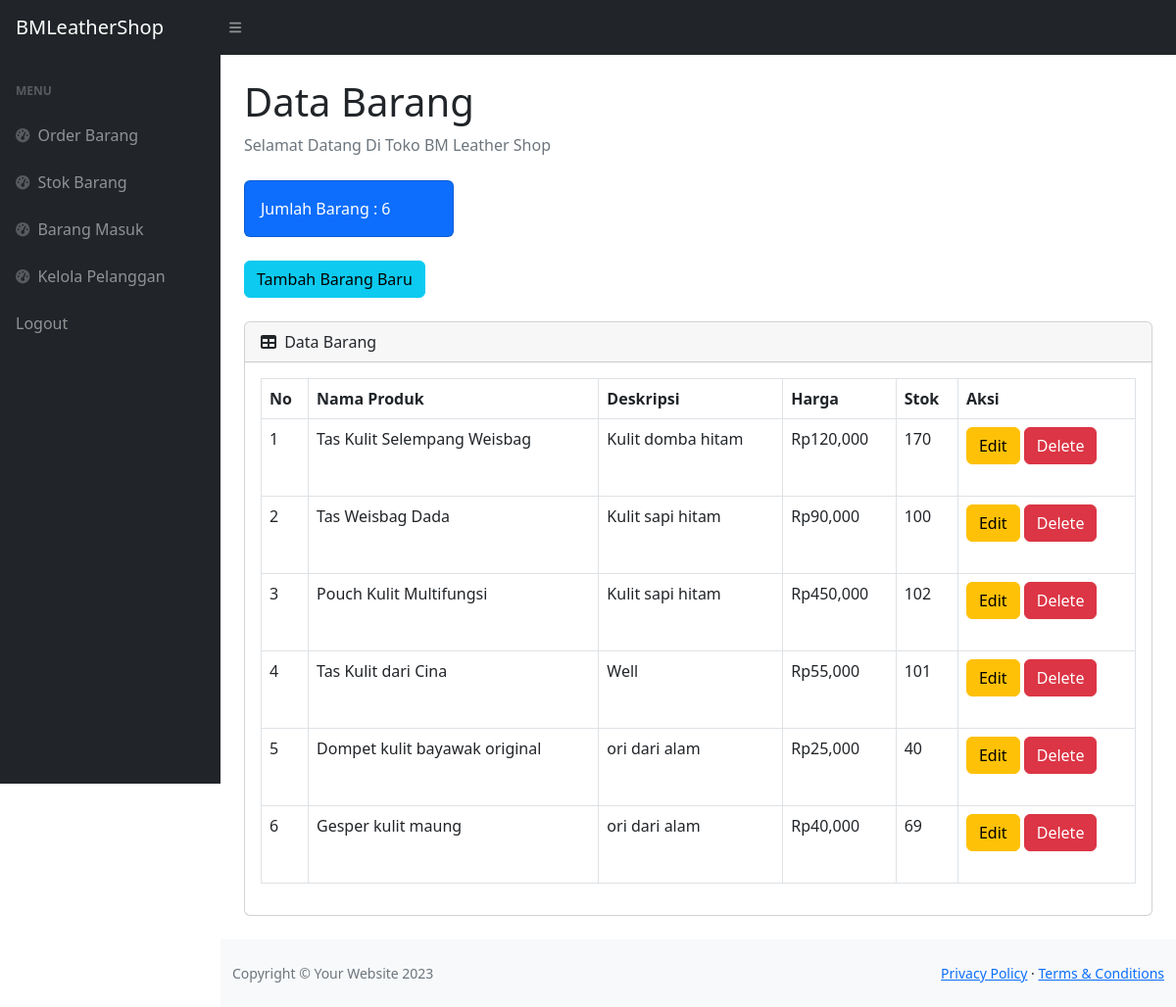
The app's page /stock.php (signed in) with its own data.
### tables this page shows
CREATE TABLE `produk` (
  `IDProduk` int(11) NOT NULL,
  `NamaProduk` varchar(100) DEFAULT NULL,
  `Deskripsi` text DEFAULT NULL,
  `Harga` decimal(10,2) DEFAULT NULL,
  `Stok` int(11) DEFAULT NULL
);

### stock.php (the view, shortened to what this page needs)
<?php
require 'ceklogin.php';
$h1 = mysqli_query($c, "select * from produk");
$h2 = mysqli_num_rows($h1);
?>
<!DOCTYPE html>
<html lang="en">
<head>
    <link href="https://cdn.jsdelivr.net/npm/simple-datatables@7.1.2/dist/style.min.css" rel="stylesheet" />
    <link href="https://cdnjs.cloudflare.com/ajax/libs/font-awesome/6.3.0/css/all.min.css" rel="stylesheet">
    <link href="https://stackpath.bootstrapcdn.com/bootstrap/5.2.3/css/bootstrap.min.css" rel="stylesheet">
    <link href="css/styles.css" rel="stylesheet" />
</head>
<body class="sb-nav-fixed">
    <nav class="sb-topnav navbar navbar-expand navbar-dark bg-dark">
        <a class="navbar-brand ps-3" href="index.php">BMLeatherShop</a>
        <button class="btn btn-link btn-sm order-1 order-lg-0 me-4 me-lg-0" id="sidebarToggle" href="#!"><i class="fas fa-bars"></i></button>
    </nav>
    <div id="layoutSidenav">
        <div id="layoutSidenav_nav">
            <nav class="sb-sidenav accordion sb-sidenav-dark" id="sidenavAccordion">
                <div class="sb-sidenav-menu">
                    <div class="nav">
                        <div class="sb-sidenav-menu-heading">Menu</div>
                        <a class="nav-link" href="index.php">
                            <div class="sb-nav-link-icon"><i class="fas fa-tachometer-alt"></i></div>
                            Order Barang
                        </a>
                        <a class="nav-link" href="stock.php">
                            <div class="sb-nav-link-icon"><i class="fas fa-tachometer-alt"></i></div>
                            Stok Barang
                        </a>
                        <a class="nav-link" href="masuk.php">
                            <div class="sb-nav-link-icon"><i class="fas fa-tachometer-alt"></i></div>
                            Barang Masuk
                        </a>
                        <a class="nav-link" href="pelanggan.php">
                            <div class="sb-nav-link-icon"><i class="fas fa-tachometer-alt"></i></div>
                            Kelola Pelanggan
                        </a>
                        <a class="nav-link" href="logout.php">
                            Logout
                        </a>
                    </div>
                </div>
            </nav>
        </div>
        <div id="layoutSidenav_content">
            <main>
                <div class="container-fluid px-4">
                    <h1 class="mt-4">Data Barang</h1>
                    <ol class="breadcrumb mb-4">
                        <li class="breadcrumb-item active">Selamat Datang Di Toko BM Leather Shop</li>
                    </ol>
                    <div class="row">
                        <div class="col-xl-3 col-md-6">
                            <div class="card bg-primary text-white mb-4">
                                <div class="card-body">Jumlah Barang : <?=$h2;?></div>
                            </div>
                        </div>
                    </div>
                    <button type="button" class="btn btn-info mb-4" data-bs-toggle="modal" data-bs-target="#myModal">
                        Tambah Barang Baru
                    </button>
                    <div class="card mb-4">
                        <div class="card-header">
                            <i class="fas fa-table me-1"></i>
                            Data Barang
                        </div>
                        <div class="card-body">
                            <div class="table-responsive">
                                <table class="table table-bordered" id="dataTable" width="100%" cellspacing="0">
                                    <thead>
                                        <tr>
                                            <th>No</th>
                                            <th>Nama Produk</th>
                                            <th>Deskripsi</th>
                                            <th>Harga</th>
                                            <th>Stok</th>
                                            <th>Aksi</th>
                                        </tr>
                                    </thead>
                                    <tbody>
                                    <?php
                                    $get = mysqli_query($c,"select * from produk");
                                    $i = 1;
                                    while($p=mysqli_fetch_array($get)){
                                    $NamaProduk = $p['NamaProduk'];
                                    $Deskripsi = $p['Deskripsi'];
                                    $Harga = $p['Harga'];
                                    $Stok = $p['Stok'];
                                    $IDProduk = $p['IDProduk'];
                                    ?>
                                            <tr>
                                                <td><?=$i++;?></td>
                                                <td><?=$NamaProduk;?></td>
                                                <td><?=$Deskripsi;?></td>
                                                <td>Rp<?=number_format($Harga);?></td>
                                                <td><?=$Stok;?></td>
                                                <td>
                                                    <button type="button" class="btn btn-warning mb-4" data-bs-toggle="modal" data-bs-target="#edit<?=$IDProduk;?>">
                                                        Edit
                                                    </button>
                                                    <button type="button" class="btn btn-danger mb-4" data-bs-toggle="modal" data-bs-target="#delete<?=$IDProduk;?>">
                                                        Delete
                                                    </button>
                                                </td>
                                            </tr>
                                    <?php
                                    };
                                    ?>
                                    </tbody>
                                </table>
                            </div>
                        </div>
                    </div>
                </div>
            </main>
            <footer class="py-4 bg-light mt-auto">
                <div class="container-fluid">
                    <div class="d-flex align-items-center justify-content-between small">
                        <div class="text-muted">Copyright &copy; Your Website 2023</div>
                        <div>
                            <a href="#">Privacy Policy</a>
                            &middot;
                            <a href="#">Terms &amp; Conditions</a>
                        </div>
                    </div>
                </div>
            </footer>
        </div>
    </div>
</body>
</html>

### records on screen
produk: NamaProduk "Tas Kulit Selempang Weisbag", Deskripsi "Kulit domba hitam", Harga "120,000", Stok "170"
produk: NamaProduk "Tas Weisbag Dada", Deskripsi "Kulit sapi hitam", Harga "90,000", Stok "100"
produk: NamaProduk "Pouch Kulit Multifungsi", Deskripsi "Kulit sapi hitam", Harga "450,000", Stok "102"
produk: NamaProduk "Tas Kulit dari Cina", Deskripsi "Well", Harga "55,000", Stok "101"
produk: NamaProduk "Dompet kulit bayawak original", Deskripsi "ori dari alam", Harga "25,000", Stok "40"
produk: NamaProduk "Gesper kulit maung", Deskripsi "ori dari alam", Harga "40,000", Stok "69"

### other values on screen
$h2 "6"
